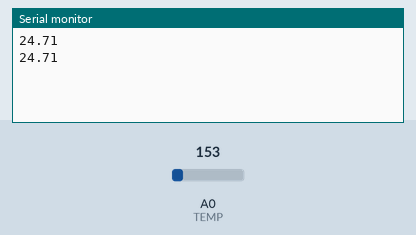
Bench run of a sketch on a simulated Arduino Uno, built with avr-gcc and run on an emulated ATmega328P. Shown: the last lines printed to the serial monitor. Inputs (shaded band) come from the test bench; at power-on: A0 (TEMP) = 153.

Above: at 1.8 s.
1.9 s: A0 (TEMP) set to 165
At 2.4 s:
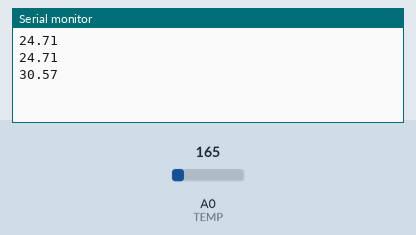
3.4 s: A0 (TEMP) set to 175
At 4.8 s:
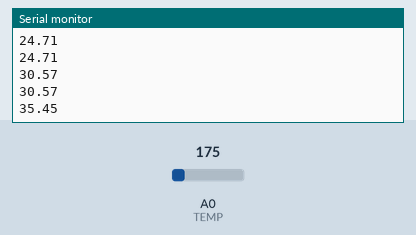
Timing chart, 0 to 6.4 s (numbered marks = the images above; inputs shaded):
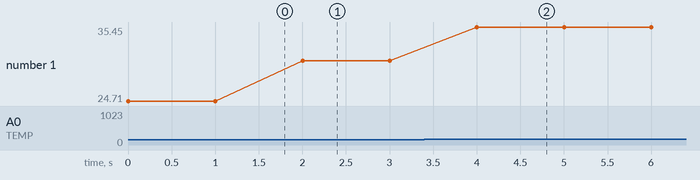

Measured:
- after the input at 1.9 s, the serial monitor: prints a new line after 0.10 s (image 1)
- after the input at 3.4 s, the serial monitor: prints a new line after 0.60 s (image 2)
- plotted number 1: 24.71 → 30.57 after the input at 1.9 s, 30.57 → 35.45 after the input at 3.4 s

The sketch:

pot.ino
```cpp
const int TEMP = A0;
int val = 0;

void setup() {
  Serial.begin(9600);
}

void loop() {
  val = analogRead(TEMP);
  double temp = (double)val / 1024;
  temp = temp * 5;
  temp = temp - 0.5;
  temp = temp * 100;
  Serial.println(temp);
  delay(1000);
}
```
